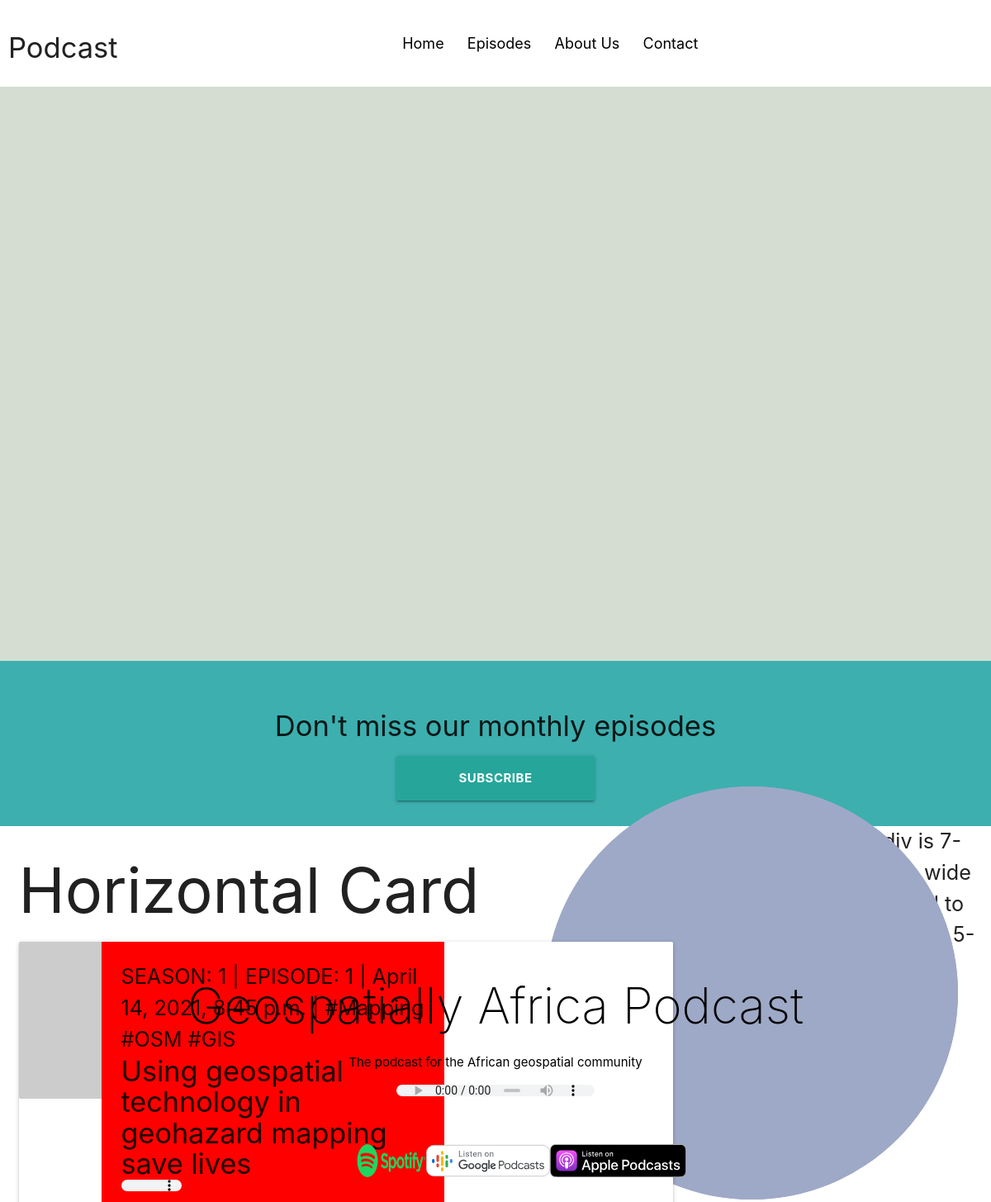
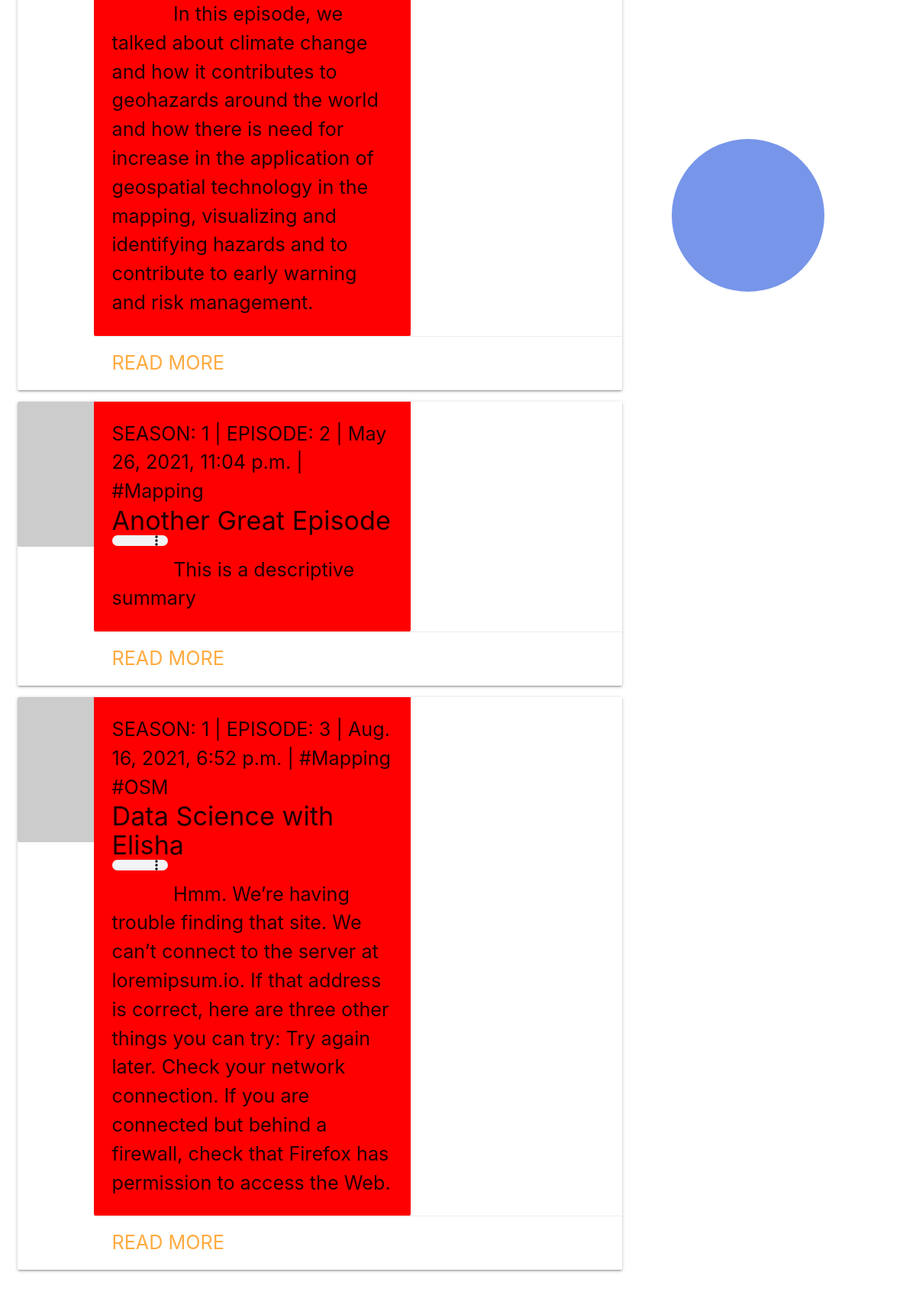
The page / (upper part) on the database its author committed (2 pictures, top to bottom).
### podcast/models.py (models this page shows, shortened)
class Episode(models.Model):
    season = models.IntegerField(null=True)
    episode = models.IntegerField(null=True)
    tags = models.CharField(max_length=20)
    title = models.CharField(max_length=200)
    link = models.CharField(max_length=300)
    description = models.TextField()
    published_date = models.DateTimeField(blank=True, null=True)

### podcast/views.py (the view)
# urls.py: path('', views.home_page, name='home_page'),
def home_page(request):
    episodes = Episode.objects.filter(published_date__lte=timezone.now()).order_by('published_date')
    return render(request, 'podcast/index.html', {'episodes': episodes})

### podcast/templates/podcast/index.html (shortened to what this page needs)
{% load static %}
<!DOCTYPE html>
<html lang="en" dir="ltr">
  <head>
    <link
      rel="stylesheet"
      href="https://cdnjs.cloudflare.com/ajax/libs/materialize/1.0.0/css/materialize.min.css"
    />
    <link rel="stylesheet" href="{% static 'css/main.css' %}" />
  </head>
  <body>
    <header>
      <div class="head">
        <h3>Podcast</h3>
        <div class="menu-items">
          <a href="#">Home</a>
          <a href="#">Episodes</a>
          <a href="#">About Us</a>
          <a href="#">Contact</a>
        </div>
      </div>
    </header>
    <div class="main">
      <div class="hero">
        <h1>Geospatially Africa Podcast</h1>
        <p>The podcast for the African geospatial community</p>
        <audio controls></audio>
        <div class="platform">
          <img class="spotify" src="img/spotify.png" />
          <img src="img/googlepod.svg" />
          <img src="img/applepod.svg" />
        </div>
      </div>
      <div class="circle-1"></div>
      <div class="circle-3"></div>
    </div>
    <div class="monthly">
      <div class="cont">
        <h3>Don't miss our monthly episodes</h3>
        <button
          class="waves-effect waves-light btn-large"
          type="button"
          name="button">
          Subscribe
        </button>
      </div>
    </div>
    <div class="containerj">
      <div class="row">
        <div class="col s10">
          <span class="flow-text">
            <div class="services">
              <div class="col s10 m22">
                <h2 class="header">Horizontal Card</h2>
                {% for episode in episodes %}
                <div class="card horizontal">
                  <div class="card-image">
                    <img src="https://lorempixel.com/100/190/nature/6" />
                  </div>
                  <div class="card-stacked">
                    <div class="card-content">
                      <p>
                        SEASON: {{ episode.season}} | EPISODE: {{episode.episode}} | {{ episode.published_date }} | {{ episode.tags }}
                      </p>
                      <h4>{{ episode.title }}</h4>
                      <audio controls src=""></audio>
                      {{ episode.description}}
                    </div>
                    <div class="card-action">
                      <a href="#">Read more</a>
                    </div>
                  </div>
                </div>
                {% endfor %}
              </div>
            </div>
            5-columns wide pulled to the left by 7-columns.</span
          >
        </div>
        <div class="col s2">
          <span class="flow-text"
            >This div is 7-columns wide on pushed to the right by
            5-columns.</span
          >
        </div>
      </div>
    </div>
  </body>
</html>

### podcast/static/css/main.css (style rules this page uses)
html, body { margin: 0; box-sizing: border-box; }
h1 { font-size: 4em; font-weight: 200; }
h3 { font-size: 2.3em; }
audio { width: 60%; }
.head { display: flex; flex-direction: row; justify-content: space-between; margin: auto; background-color: #FFFFFF; padding: 10px; position: fixed; width: 100%; z-index: 3; }
.menu-items { margin: auto; }
.menu-items a { padding: 12px; font-size: 1.2em; text-decoration: none; color: black; left: 3px; }
header { background: blue; }
.main { background-color: #d5ddd3; height: 100vh; margin: auto; }
.circle-1 { background-color: #7795e9; border-radius: 50%; position: absolute; top: 43%; right: 10%; width: 200px; height: 200px; z-index: 2; }
.circle-3 { background-color: #9ea9c7; border-radius: 50%; position: absolute; top: 25%; right: 40px; width: 500px; height: 500px }
h2 { font-size: 3em; }
.hero { color: black; position: absolute; top: 30%; margin: auto; text-align: center; z-index: 2; }
h4 { padding: 0; margin: 0; }
button { padding: 13px; background-color: rgb(61, 175, 175); width: 240px; outline: none; border: white solid 2px; font-weight: bold; transition-duration: 0.8s; }
audio { width: 20%; background: none; padding-bottom: 40px; }
.platform { display: flex; flex-direction: row; width: 30%; justify-content: space-between; padding: 12px; margin: auto; }
.spotify { width: 25%; }
.card-content { background-color: red; width: 60%; margin-right: 94px; }
.services { background-color: #fcba03; }
.monthly { background-color: rgb(61, 175, 175); height: 25vh; margin: auto; display: flex; }
.cont { margin: auto; text-align: center; }

### rows shown on the page
Episode: season "1", episode "1", published_date "April 14, 2021, 8:45 p.m.", tags "#Mapping #OSM #GIS", title "Using geospatial technology in geohazard mapping save lives", description "In this episode, we talked about climate change and how it contributes to geohazards around the world and how there is need for increase in the application of geospatial technology in the mapping, visualizing and identifying hazards and to contribute to early warning and risk management."
Episode: season "1", episode "2", published_date "May 26, 2021, 11:04 p.m.", tags "#Mapping", title "Another Great Episode", description "This is a descriptive summary"
Episode: season "1", episode "3", published_date "Aug. 16, 2021, 6:52 p.m.", tags "#Mapping #OSM", title "Data Science with Elisha", description "Hmm. We’re having trouble finding that site. We can’t connect to the server at loremipsum.io. If that address is correct, here are three other things you can try: Try again later. Check your network connection. If you are connected but behind a firewall, check that Firefox has permission to access the Web."
